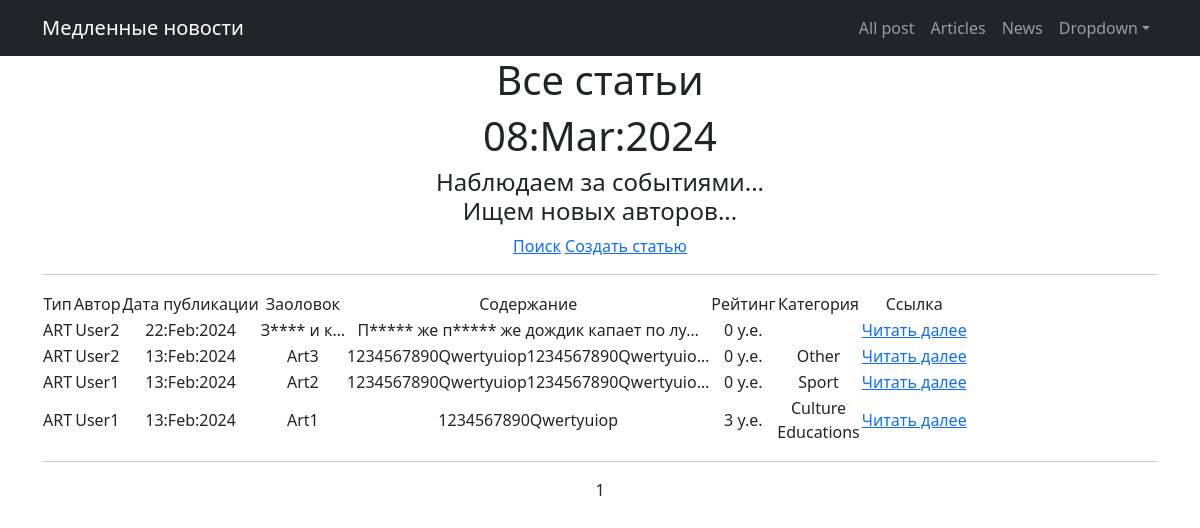
/articles/, run on an earlier commit of the app's database.
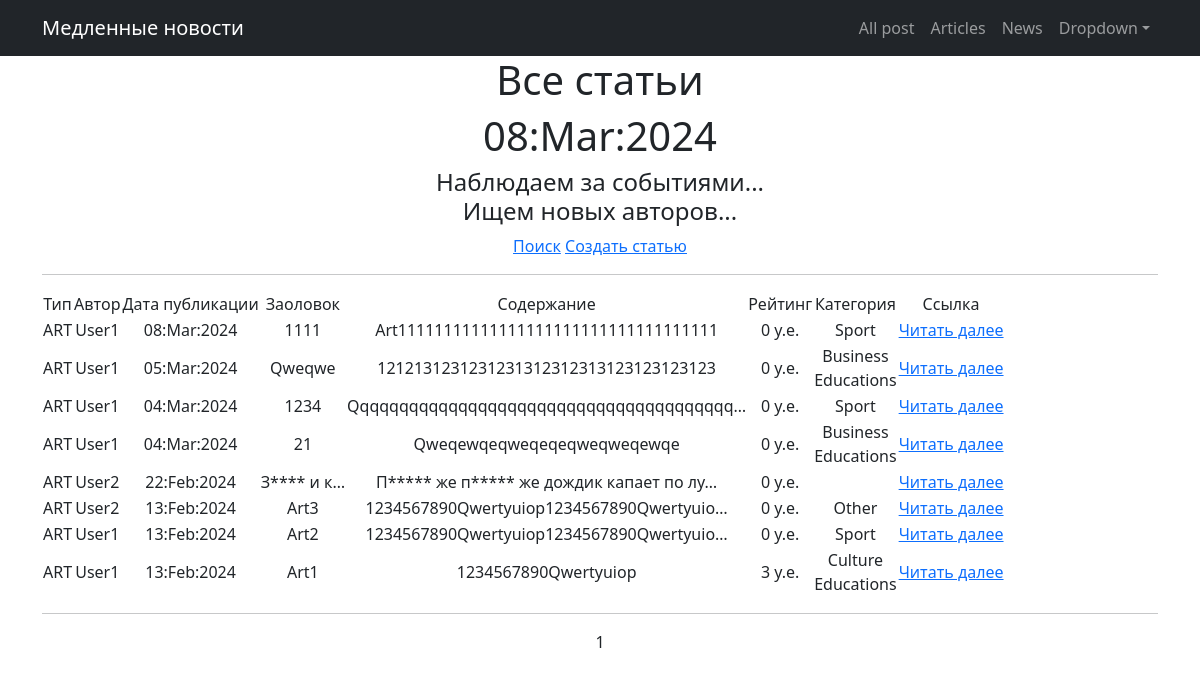
And on a later commit of the database.
### Newsportalapp/models.py (models this page shows, shortened)
class Post(models.Model):
    news_post = 'NEWS'
    article_post = 'ART'
    other = 'OTH'
    TYPEPOST = [
        (news_post, 'Новость'),
        (article_post, 'Статья'),
        (other, 'Другое')
    ]
    post_type = models.CharField(max_length=4, choices=TYPEPOST, default=other)
    post_add = models.DateTimeField(auto_now_add=True)
    post_name = models.CharField(max_length=255)
    post_text = models.TextField()
    post_rating = models.IntegerField(default=0)
    post_author = models.ForeignKey(Author, on_delete=models.CASCADE, verbose_name='Имя Автора')
    categories = models.ManyToManyField(Category, through='PostCategory')

class Author(models.Model):
    name_author = models.OneToOneField(User, on_delete=models.CASCADE)
    author_rating = models.IntegerField(default=0)

class Category(models.Model):
    name = models.CharField(max_length=255, unique=True)

### Newsportalapp/views.py (the view)
# urls.py: path('articles/', ArtsList.as_view(), name='arts_list'),
class ArtsList(ListView):
    model = Post
    ordering = '-post_add'
    template_name = 'articles.html'
    context_object_name = 'arts'
    paginate_by = 10
    queryset = Post.objects.filter(post_type=Post.article_post)
    def get_context_data(self, **kwargs):
        context = super().get_context_data(**kwargs)
        context['time_now'] = datetime.utcnow()
        context['next_post'] = None
        return context

### Newsportalapp/templatetags/custom_filters.py (called while the page is built)
@register.filter()
def like_valute(value):
    return f'{value} у.е.'

### templates/articles.html (shortened to what this page needs)
{% extends 'flatpages/default.html' %}
{% load custom_filters %}
{% load custom_tags %}
{% block content %}
    <h1>Все статьи</h1>
    <h1>{{ time_now|date:'d:M:Y' }}</h1>
    <h4>{{ next_post | default_if_none:"Наблюдаем за событиями...<br>Ищем новых авторов..."}}</h4>
    <tr>
        <td><a href="http://127.0.0.1:8000/articles/search">Поиск</a></td>
        <td><a href="http://127.0.0.1:8000/articles/create">Создать статью</a></td>
    </tr>
    {% if arts %}
    <hr>
        <table>
            <tr>
                <td>Тип</td>
                <td>Автор</td>
                <td>Дата публикации</td>
                <td>Заоловок</td>
                <td>Содержание</td>
                <td>Рейтинг</td>
                <td>Категория</td>
                <td>Ссылка</td>
            </tr>
            {% for art in arts %}
                <tr>
                    <td>{{ art.post_type }}</td>
                    <td>{{ art.post_author.name_author }}</td>
                    <td>{{ art.post_add|date:'d:M:Y' }}</td>
                    <td>{{ art.post_name | truncatechars:10 | censor_str }}</td>
                    <td>{{ art.post_text | truncatechars:40 | censor_str }}</td>
                    <td>{{ art.post_rating | like_valute }}</td>
                    <td>
                        {% for cat in art.categories.all %}
                            {{ cat.name }}
                            <br>
                        {% endfor %}
                    </td>
                    <td>
                        <a href="http://127.0.0.1:8000/articles/{{ art.id }}">Читать далее</a>
                    </td>
                </tr>
            {% endfor %}
        </table>
    <hr>
    {{ page_obj.number }}
    {% else %}
        <h1>Статей нет!</h1>
    {% endif %}
{% endblock content %}

What changed in the data, as far as the page shows it:
added Post: post_type "ART", post_author.name_author "User1", post_add "08:Mar:2024", post_name|censor_str "1111", post_text|censor_str "Art11111111111111111111111111111111111", post_rating|like_valute "0 у.е.", Category (name "Sport")
added Post: post_type "ART", post_author.name_author "User1", post_add "05:Mar:2024", post_name|censor_str "Qweqwe", post_text|censor_str "1212131231231231312312313123123123123", post_rating|like_valute "0 у.е.", Category (name "Educations")
now on this page (row edited): Category: name "Business"
added Post: post_type "ART", post_author.name_author "User1", post_add "04:Mar:2024", post_name|censor_str "1234", post_text|censor_str "Qqqqqqqqqqqqqqqqqqqqqqqqqqqqqqqqqqqqqqq…", post_rating|like_valute "0 у.е.", Category (name "Sport")
added Post: post_type "ART", post_author.name_author "User1", post_add "04:Mar:2024", post_name|censor_str "21", post_text|censor_str "Qweqewqeqweqeqeqweqweqewqe", post_rating|like_valute "0 у.е.", Category (name "Educations")
